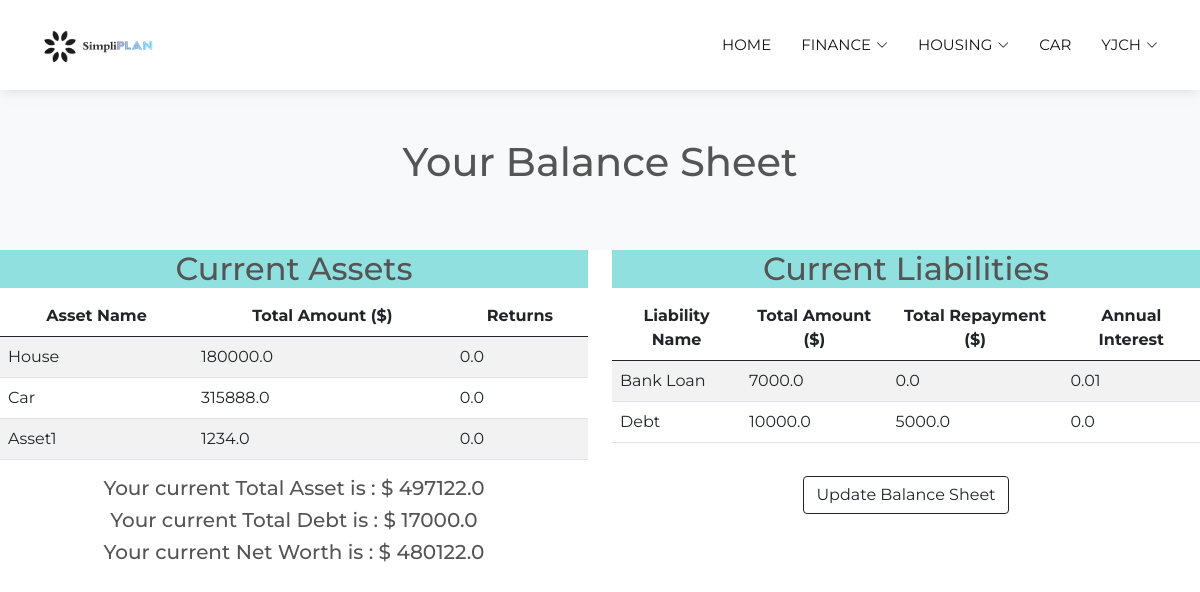
Page /finance/balanceSheet_Result/ (signed in) on the committed database.
### Finance/models.py (models this page shows)
class Asset(models.Model):
    assetName = models.CharField(max_length=255)
    amount = models.FloatField()
    returns = models.FloatField()
    information = models.ForeignKey(Information, on_delete=models.CASCADE)

class Debt(models.Model):
    debtName = models.CharField(max_length=255)
    amount = models.FloatField()
    repayment = models.FloatField()
    interest = models.FloatField()
    information = models.ForeignKey(Information, on_delete=models.CASCADE)

### Finance/views.py (the view)
# urls.py: path('balanceSheet_Result/', views.balanceSheet_Result_view,name="balanceSheet_Result"),
def balanceSheet_Result_view(request):
    if request.session.has_key('username'):
        username = request.session['username']
        user = User.user.get(username=username)
        financemanager = FinanceMgr(user)
        """
        #temp user for testing
        testuser = User.user.validate("swaggydaddy","swaggymcpants1")
        testuser = testuser[0]
        financemanager = FinanceMgr(testuser)
        """
        netWorth = 0
        totalAsset = 0
        totalDebt = 0
        if Information.objects.filter(user=username).exists():
            firstTime = False
        else:
            firstTime = True
        if Information.objects.filter(user=username).exists():
            (asset_list, debt_list, netWorth, totalAsset,
             totalDebt) = financemanager.retrieveBalanceSheet()
            return render(request, 'finance/balanceSheet_Result.html',  {
                'asset_list': asset_list,
                'debt_list': debt_list,
                'networth': netWorth,
                'totalAsset': totalAsset,
                'totalDebt': totalDebt,
                'username': username
            })
        else:
            return redirect('/finance/questionaire/', {"username": username, "firstTime": firstTime})
    else:
        return render(request, 'home.html')

### Finance/FinanceMgr.py (called while the page is built)
    def retrieveBalanceSheet(self):
        self.asset = Asset.objects.filter(information=self.user.information)
        self.debt = Debt.objects.filter(information=self.user.information)
        netWorth = 0
        totalAsset = 0
        totalDebt = 0
        for a in self.asset:
            totalAsset += a.amount
        for d in self.debt:
            totalDebt += d.amount
        netWorth = totalAsset - totalDebt
        return (self.asset, self.debt, netWorth, totalAsset, totalDebt)

### Finance/templates/finance/balanceSheet_Result.html (shortened to what this page needs)
{% extends "base.html" %}
{% load static %}
{% block content %}
<!DOCTYPE html>
<html lang="en">
<head>
</head>
<body>
    <div class="p-5 text-center bg-light" >
        <h1 class="mb-3" >Your Balance Sheet</h1>
    </div>
    <div class="row">
        <div class="table-responsive col-md-6">
            <center><h2 class="sub-header" style="background-color:rgb(145, 224, 224);" >Current Assets</h2></center>
            <div class="table-responsive">
                <table class="table table-striped">
                    <thead>
                        <tr>
                            <th class="text-center">
                                Asset Name
                            </th>
                            <th class="text-center">
                                Total Amount ($)
                            </th>
                            <th class="text-center">
                                Returns
                            </th>
                        </tr>
                    </thead>
                    <tbody>
                        {% for asset in asset_list %}
                        <tr>
                            <td>{{asset.assetName}}</td>
                            <td>{{asset.amount}}</td>
                            <td>{{asset.returns}}</td>
                        </tr>
                        {% endfor %}
                    </tbody>
                </table>
            </div>
        </div>
        <div class="table-responsive col-md-6">
            <center><h2 class="sub-header" style="background-color:rgb(145, 224, 224);">Current Liabilities</h2></center>
            <div class="table-responsive">
                <table class="table table-striped">
                    <thead>
                        <tr>
                            <th class="text-center">
                                Liability Name
                            </th>
                            <th class="text-center">
                                Total Amount ($)
                            </th>
                            <th class="text-center">
                                Total Repayment ($)
                            </th>
                            <th class="text-center">
                                Annual Interest
                            </th>
                        </tr>
                    </thead>
                    <tbody>
                        {% for debt in debt_list %}
                        <tr>
                            <td>{{debt.debtName}}</td>
                            <td>{{debt.amount}}</td>
                            <td>{{debt.repayment}}</td>
                            <td>{{debt.interest}}</td>
                        </tr>
                        {% endfor %}
                    </tbody>
                </table>
            </div>
        </div>
    </div>
    <div class = "row">
        <div class =  "col-md-6">
            <h5><center>Your current Total Asset is : $ {{ totalAsset }}</center></h5>
            <h5><center>Your current Total Debt is : $ {{ totalDebt }}</center></h5>
            <h5><center>Your current Net Worth is : $ {{ networth }}</center></h5>
        </div>
        <div class = "col-md-6">
            <center><button onclick="window.location.href='/finance/balanceSheet_Edit/'" type="button" class="btn btn-outline-dark">Update Balance Sheet</button></center>
        </div>
    </div>
</body>
</html>
{% endblock %}

### assets/nav/assets/css/style.css (style rules this page uses)
body { font-family: "Open Sans", sans-serif; color: #555555; }
h1, h2, h3, h4, h5, h6 { font-family: "Montserrat", sans-serif; }
* { padding: 0; margin: 0; box-sizing: border-box; font-family: 'Montserrat', sans-serif }

### rows in the picture
Asset: assetName "House", amount "180000.0", returns "0.0"
Asset: assetName "Car", amount "315888.0", returns "0.0"
Asset: assetName "Asset1", amount "1234.0", returns "0.0"
Debt: debtName "Bank Loan", amount "7000.0", repayment "0.0", interest "0.01"
Debt: debtName "Debt", amount "10000.0", repayment "5000.0", interest "0.0"

### other values in the picture
{{ username }} "YJCH"
{{ totalAsset }} "497122.0"
{{ totalDebt }} "17000.0"
{{ networth }} "480122.0"
